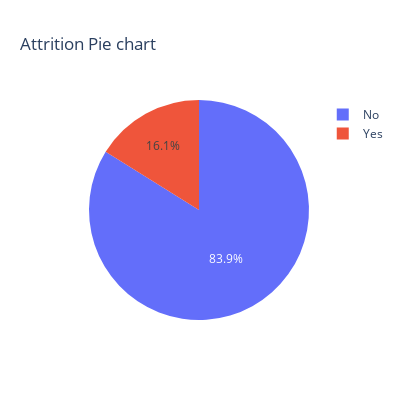

The notebook cell saved with this chart:
### Markdown cell above
## Check if the target column `Attrition` is balanced or not
since the target column boolean value, so we will use **PIE** chart

### Code cell
attrition_counts = data[target_column_name].value_counts().reset_index()
attrition_counts.columns = [target_column_name, 'Count']

fig = px.pie(attrition_counts, values='Count', names=target_column_name, 
             title='Attrition Pie chart', width=400, height=400)
fig.show()

### Figure 1 — Plotly figure (JSON) as saved in the notebook; plotly's stock layout.template omitted (floating-point values rounded to 4 significant figures)
{"data": [{"domain": {"x": [0, 1], "y": [0, 1]}, "hovertemplate": "Attrition=%{label}<br>Count=%{value}<extra></extra>", "labels": ["No", "Yes"], "legendgroup": "", "name": "", "showlegend": true, "type": "pie", "values": [1233, 237]}], "layout": {"height": 400, "legend": {"tracegroupgap": 0}, "title": {"text": "Attrition Pie chart"}, "width": 400}}
